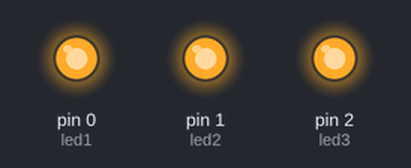
The sketch below on a simulated Arduino Uno, built with avr-gcc and run on an emulated ATmega328P. Shown: output pins drawn as LEDs (lit = HIGH).

Above: at 0.5 s.
At 3.5 s:
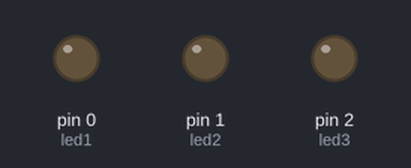
Timing chart, 0 to 4.6 s (numbered marks = the images above):
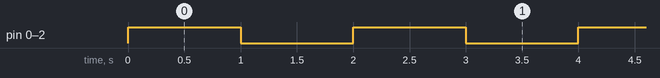

Measured:
- by itself, pin 0 (led1), pin 1 (led2), pin 2 (led3): alternates HIGH for 1.0 s and LOW for 1.0 s, 14 changes in all, then stays LOW

The sketch:

Part-4.ino
```cpp
int led1 = 0;
int led2 = 1;
int led3 = 2;
int counter = 6;

void setup() {
  // put your setup code here, to run once:
  pinMode(led1,OUTPUT);
  pinMode(led2,OUTPUT);
  pinMode(led3,OUTPUT);
}

void loop() {


  while(counter >= 0){
    digitalWrite(led1,HIGH);
    digitalWrite(led2,HIGH);
    digitalWrite(led3,HIGH);
    delay(1000);
    digitalWrite(led1,LOW);
    digitalWrite(led2,LOW);
    digitalWrite(led3,LOW);
    delay(1000);
    counter--;
  }

  delay(3000);

}
```
